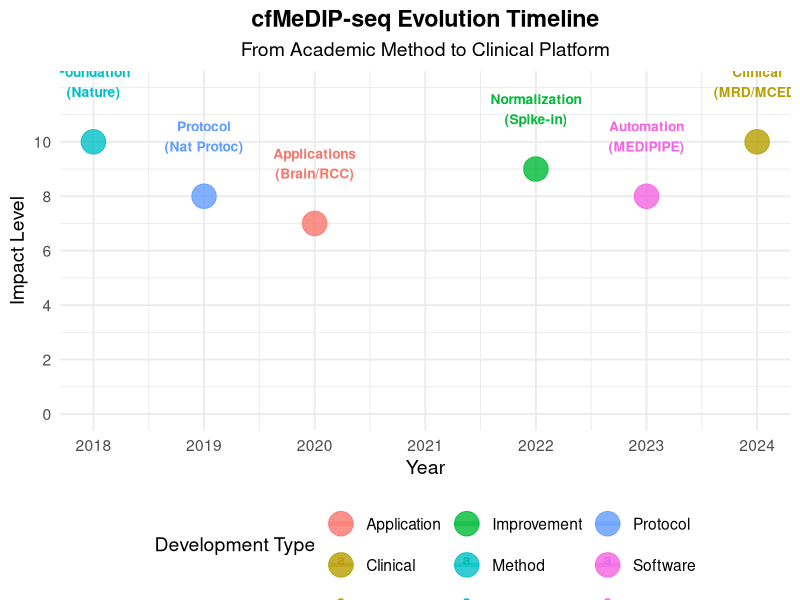

Recreate this plot in R.
## ---- chunk 1
knitr::opts_chunk$set(echo = FALSE, warning = FALSE, message = FALSE)
## ---- chunk 2
library(ggplot2)
library(dplyr)

timeline_data <- data.frame(
  Year = c(2018, 2019, 2020, 2022, 2023, 2024),
  Event = c(
    "Foundation\n(Nature)",
    "Protocol\n(Nat Protoc)",
    "Applications\n(Brain/RCC)",
    "Normalization\n(Spike-in)",
    "Automation\n(MEDIPIPE)",
    "Clinical\n(MRD/MCED)"
  ),
  Category = c("Method", "Protocol", "Application", "Improvement", "Software", "Clinical"),
  Impact = c(10, 8, 7, 9, 8, 10)
)

ggplot(timeline_data, aes(x = Year, y = Impact, color = Category)) +
  geom_line(size = 1.5, alpha = 0.5) +
  geom_point(size = 8, alpha = 0.8) +
  geom_text(aes(label = Event), vjust = -1.5, size = 3.5, fontface = "bold") +
  scale_y_continuous(limits = c(0, 12), breaks = seq(0, 10, 2)) +
  scale_x_continuous(breaks = seq(2018, 2024, 1)) +
  labs(
    title = "cfMeDIP-seq Evolution Timeline",
    subtitle = "From Academic Method to Clinical Platform",
    x = "Year",
    y = "Impact Level",
    color = "Development Type"
  ) +
  theme_minimal(base_size = 14) +
  theme(
    plot.title = element_text(face = "bold", hjust = 0.5),
    plot.subtitle = element_text(hjust = 0.5),
    legend.position = "bottom"
  )
